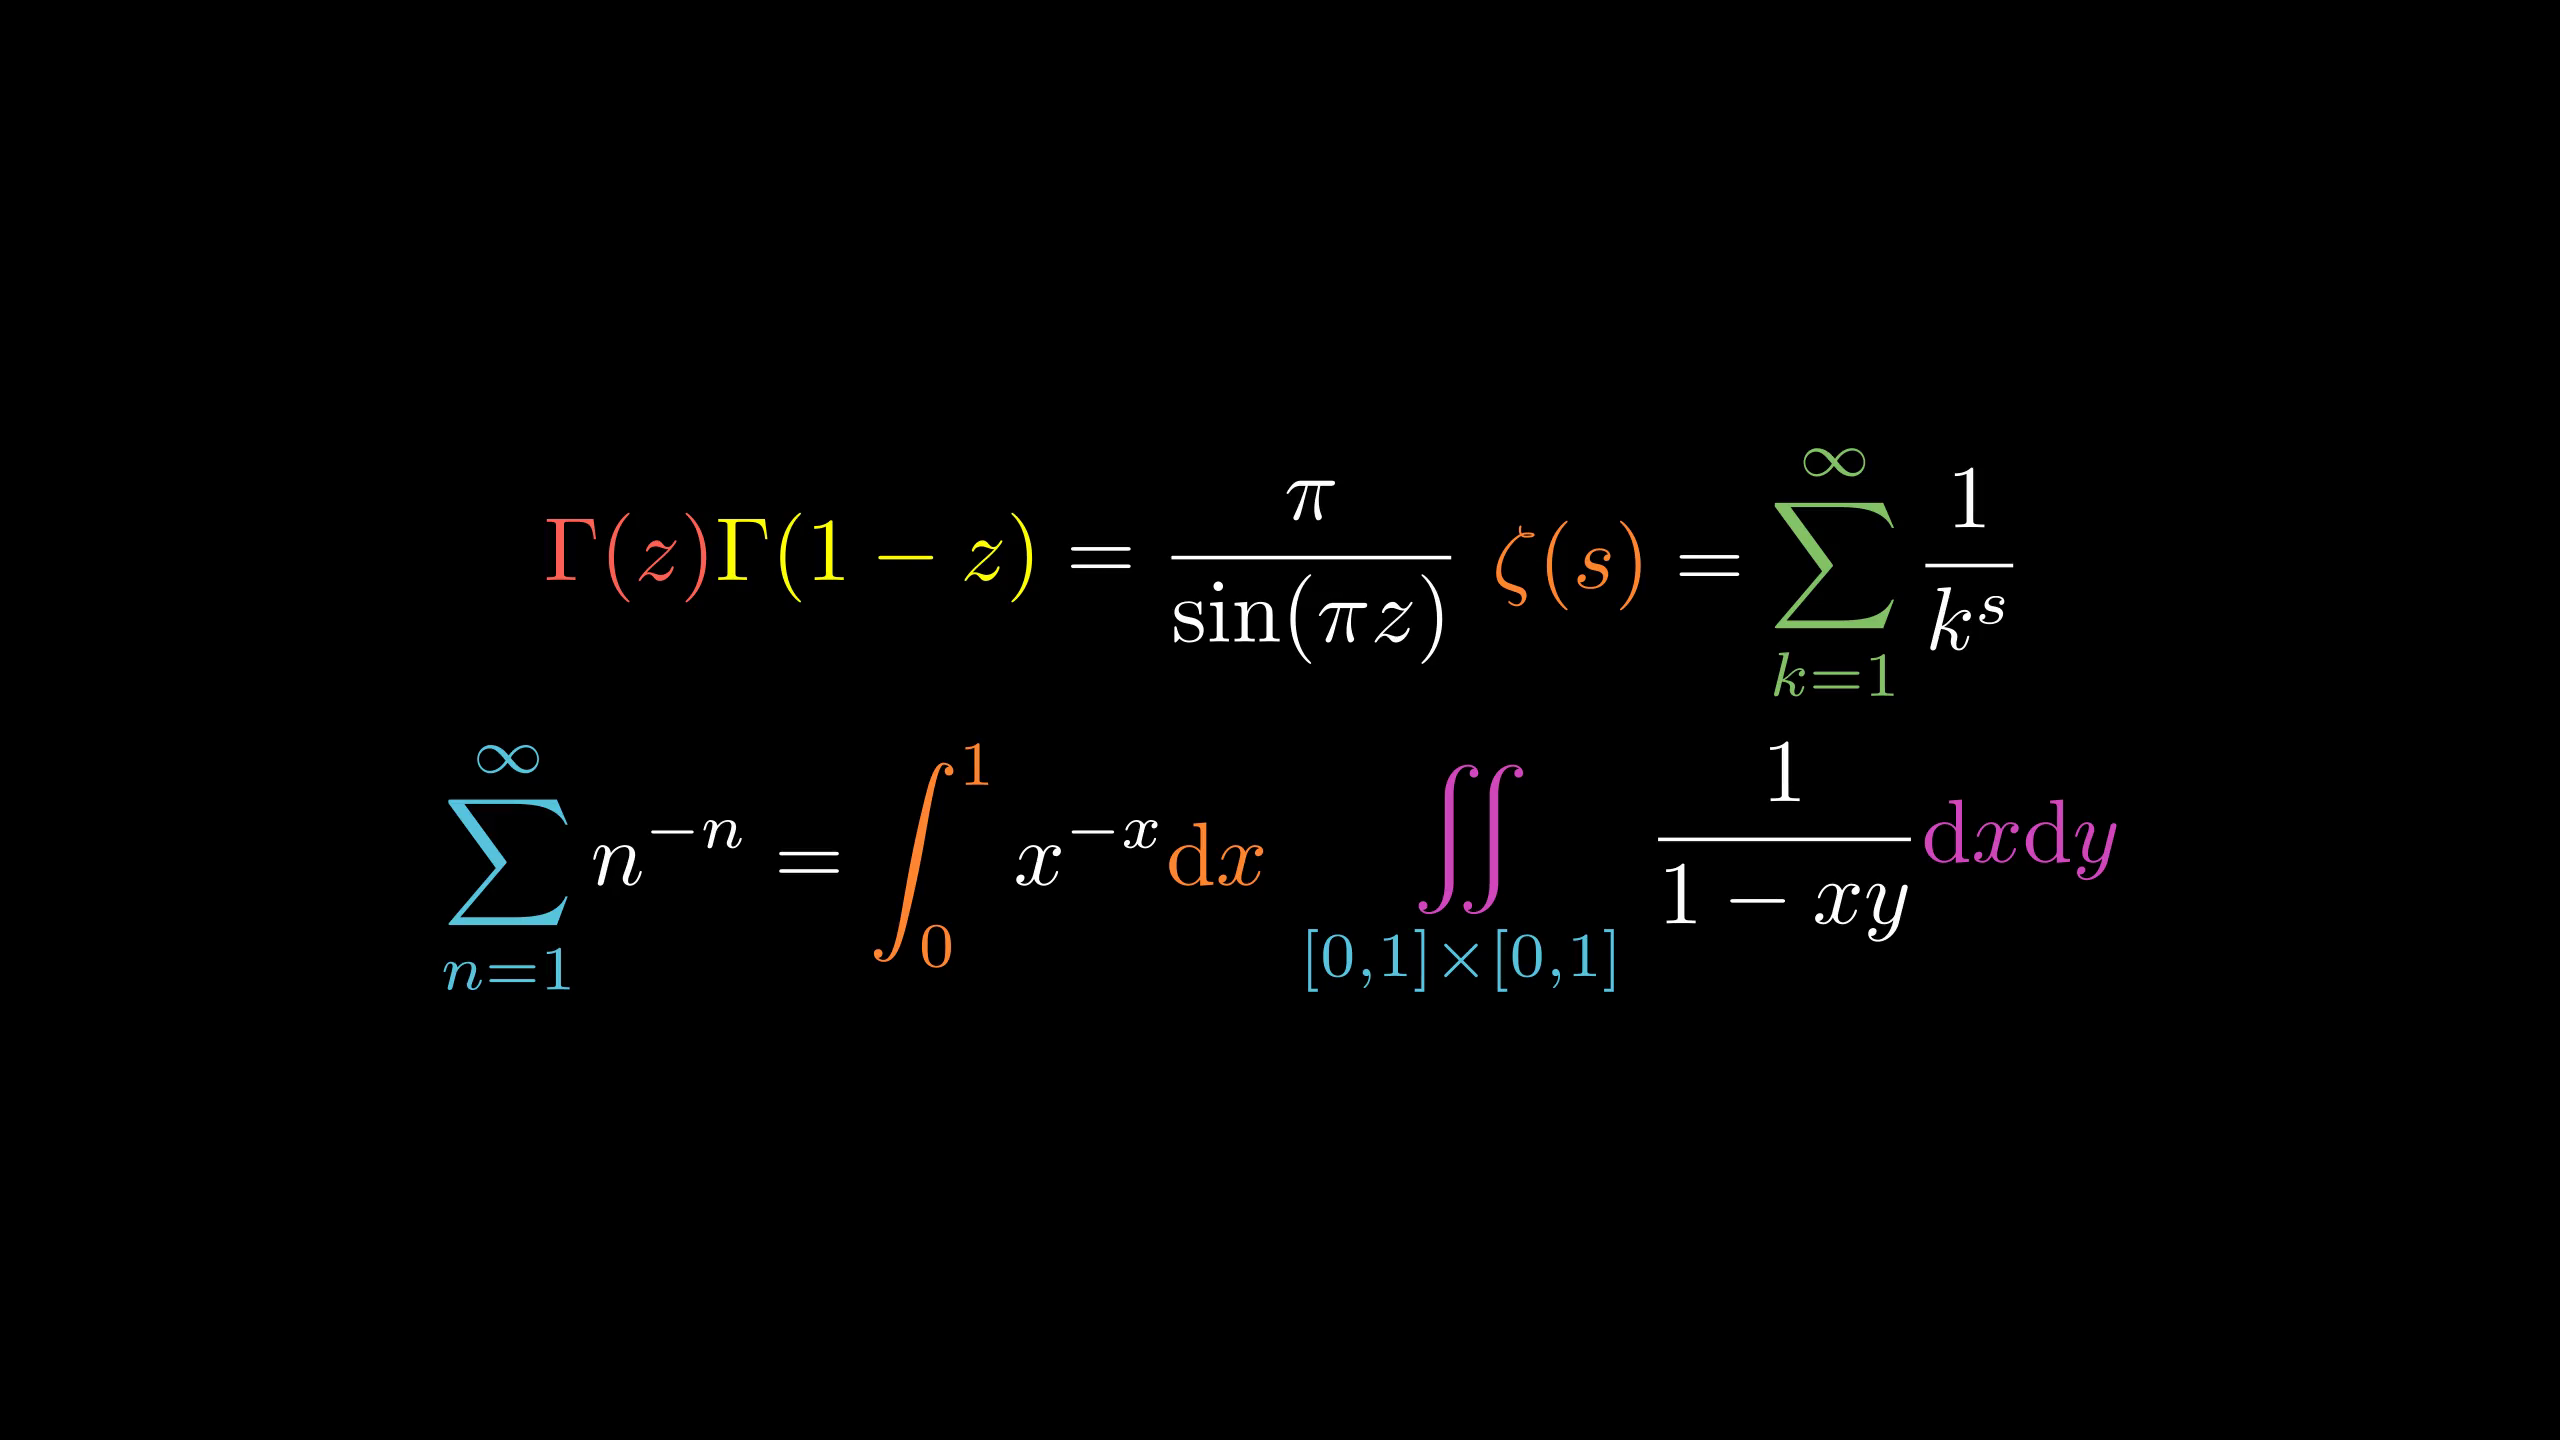

This chart was generated by the following Python code:
from manimlib.imports import *

class FuncsScene(Scene):
    def construct(self):
        fc=TexMobject(r"\Gamma(z)",r"\Gamma(1-z)","={\pi\over\sin(\pi z)}")
        fc[0].set_color(RED)
        fc[1].set_color(YELLOW)
        fc2=TexMobject(r"\zeta(s)","=",r"\sum_{k=1}^\infty",r"{1\over k^s}")
        fc2[0].set_color(ORANGE)
        fc2[2].set_color(GREEN)
        fc3=TexMobject(r"\sum_{n=1}^\infty",r"n^{-n}","=",
            r"\int_0^1","x^{-x}",r"\mathrm{d}x")
        fc3[0].set_color(BLUE)
        fc3[3].set_color(ORANGE)
        fc3[5].set_color(ORANGE)
        fc4=TexMobject(r"\iint\limits",r"_{[0,1]\times[0,1]}",r"{1\over1-xy}",
            r"\mathrm{d}x\mathrm{d}y")
        fc4[0].set_color(PINK)
        fc4[1].set_color(BLUE)
        fc4[3].set_color(PINK)
        gp=VGroup(VGroup(fc,fc2).arrange(RIGHT),
            VGroup(fc3,fc4).arrange(RIGHT)).arrange(DOWN)
        self.add(gp)
        self.wait()
